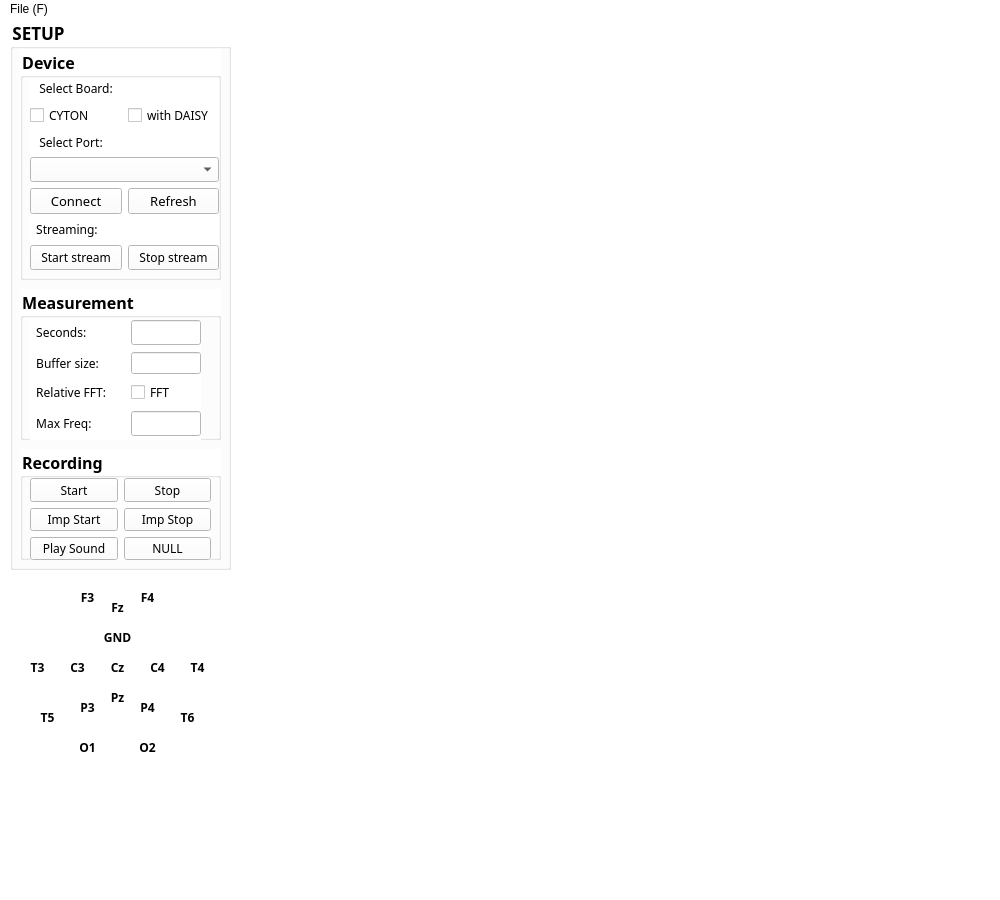
<?xml version="1.0" encoding="UTF-8"?>
<ui version="4.0">
 <class>MainWindow</class>
 <widget class="QMainWindow" name="MainWindow">
  <property name="geometry">
   <rect>
    <x>0</x>
    <y>0</y>
    <width>1000</width>
    <height>900</height>
   </rect>
  </property>
  <property name="font">
   <font>
    <family>Malgun Gothic</family>
   </font>
  </property>
  <property name="windowTitle">
   <string>MainWindow</string>
  </property>
  <property name="styleSheet">
   <string notr="true">background-color:white</string>
  </property>
  <widget class="QWidget" name="centralwidget">
   <widget class="QWidget" name="verticalLayoutWidget">
    <property name="geometry">
     <rect>
      <x>240</x>
      <y>10</y>
      <width>741</width>
      <height>841</height>
     </rect>
    </property>
    <layout class="QVBoxLayout" name="graph_layout"/>
   </widget>
   <widget class="QGroupBox" name="groupBox_2">
    <property name="geometry">
     <rect>
      <x>10</x>
      <y>0</y>
      <width>221</width>
      <height>551</height>
     </rect>
    </property>
    <property name="font">
     <font>
      <family>Malgun Gothic</family>
      <pointsize>13</pointsize>
      <weight>75</weight>
      <bold>true</bold>
     </font>
    </property>
    <property name="title">
     <string>SETUP</string>
    </property>
    <widget class="QGroupBox" name="groupBox_4">
     <property name="geometry">
      <rect>
       <x>10</x>
       <y>30</y>
       <width>201</width>
       <height>231</height>
      </rect>
     </property>
     <property name="font">
      <font>
       <family>Malgun Gothic</family>
       <pointsize>12</pointsize>
       <weight>75</weight>
       <bold>true</bold>
      </font>
     </property>
     <property name="title">
      <string>Device</string>
     </property>
     <widget class="QWidget" name="gridLayoutWidget_2">
      <property name="geometry">
       <rect>
        <x>10</x>
        <y>30</y>
        <width>189</width>
        <height>191</height>
       </rect>
      </property>
      <layout class="QGridLayout" name="gridLayout_2">
       <item row="3" column="0" colspan="2">
        <widget class="QComboBox" name="port_COMB">
         <property name="font">
          <font>
           <family>Malgun Gothic</family>
          </font>
         </property>
        </widget>
       </item>
       <item row="4" column="0">
        <widget class="QPushButton" name="connect_PB">
         <property name="font">
          <font>
           <family>Malgun Gothic</family>
           <pointsize>10</pointsize>
           <weight>50</weight>
           <bold>false</bold>
          </font>
         </property>
         <property name="text">
          <string>Connect</string>
         </property>
        </widget>
       </item>
       <item row="0" column="0" colspan="2">
        <widget class="QLabel" name="label_5">
         <property name="font">
          <font>
           <family>Malgun Gothic</family>
          </font>
         </property>
         <property name="text">
          <string>   Select Board:  </string>
         </property>
        </widget>
       </item>
       <item row="6" column="0">
        <widget class="QPushButton" name="start_PB">
         <property name="font">
          <font>
           <family>Malgun Gothic</family>
          </font>
         </property>
         <property name="text">
          <string>Start stream</string>
         </property>
        </widget>
       </item>
       <item row="1" column="0">
        <widget class="QCheckBox" name="cyton_CB">
         <property name="font">
          <font>
           <family>Malgun Gothic</family>
          </font>
         </property>
         <property name="text">
          <string>CYTON</string>
         </property>
        </widget>
       </item>
       <item row="1" column="1">
        <widget class="QCheckBox" name="daisy_CB">
         <property name="font">
          <font>
           <family>Malgun Gothic</family>
          </font>
         </property>
         <property name="text">
          <string>with DAISY</string>
         </property>
        </widget>
       </item>
       <item row="6" column="1">
        <widget class="QPushButton" name="stop_PB">
         <property name="font">
          <font>
           <family>Malgun Gothic</family>
          </font>
         </property>
         <property name="text">
          <string>Stop stream</string>
         </property>
        </widget>
       </item>
       <item row="4" column="1">
        <widget class="QPushButton" name="refresh_PB">
         <property name="font">
          <font>
           <family>Malgun Gothic</family>
           <pointsize>10</pointsize>
           <weight>50</weight>
           <bold>false</bold>
          </font>
         </property>
         <property name="text">
          <string>Refresh</string>
         </property>
        </widget>
       </item>
       <item row="2" column="0" colspan="2">
        <widget class="QLabel" name="label_4">
         <property name="font">
          <font>
           <family>Malgun Gothic</family>
          </font>
         </property>
         <property name="text">
          <string>   Select Port:  </string>
         </property>
        </widget>
       </item>
       <item row="5" column="0" colspan="2">
        <widget class="QLabel" name="label_6">
         <property name="font">
          <font>
           <family>Malgun Gothic</family>
          </font>
         </property>
         <property name="text">
          <string>  Streaming: </string>
         </property>
        </widget>
       </item>
      </layout>
     </widget>
    </widget>
    <widget class="QGroupBox" name="groupBox_3">
     <property name="geometry">
      <rect>
       <x>10</x>
       <y>270</y>
       <width>201</width>
       <height>151</height>
      </rect>
     </property>
     <property name="font">
      <font>
       <family>Malgun Gothic</family>
       <pointsize>12</pointsize>
       <weight>75</weight>
       <bold>true</bold>
      </font>
     </property>
     <property name="title">
      <string>Measurement</string>
     </property>
     <widget class="QWidget" name="gridLayoutWidget">
      <property name="geometry">
       <rect>
        <x>10</x>
        <y>30</y>
        <width>171</width>
        <height>121</height>
       </rect>
      </property>
      <layout class="QGridLayout" name="gridLayout">
       <item row="0" column="1">
        <widget class="QLineEdit" name="time_LE">
         <property name="font">
          <font>
           <family>Malgun Gothic</family>
          </font>
         </property>
        </widget>
       </item>
       <item row="2" column="1">
        <widget class="QCheckBox" name="fft_CB">
         <property name="font">
          <font>
           <family>Malgun Gothic</family>
          </font>
         </property>
         <property name="layoutDirection">
          <enum>Qt::LeftToRight</enum>
         </property>
         <property name="text">
          <string>FFT</string>
         </property>
        </widget>
       </item>
       <item row="0" column="0">
        <widget class="QLabel" name="label">
         <property name="font">
          <font>
           <family>Malgun Gothic</family>
          </font>
         </property>
         <property name="text">
          <string>  Seconds: </string>
         </property>
        </widget>
       </item>
       <item row="3" column="1">
        <widget class="QLineEdit" name="freq_LE">
         <property name="font">
          <font>
           <family>Malgun Gothic</family>
          </font>
         </property>
        </widget>
       </item>
       <item row="3" column="0">
        <widget class="QLabel" name="label_3">
         <property name="font">
          <font>
           <family>Malgun Gothic</family>
          </font>
         </property>
         <property name="text">
          <string>  Max Freq:    </string>
         </property>
        </widget>
       </item>
       <item row="2" column="0">
        <widget class="QLabel" name="label_2">
         <property name="font">
          <font>
           <family>Malgun Gothic</family>
          </font>
         </property>
         <property name="text">
          <string>  Relative FFT:      </string>
         </property>
        </widget>
       </item>
       <item row="1" column="0">
        <widget class="QLabel" name="label_7">
         <property name="font">
          <font>
           <family>Malgun Gothic</family>
          </font>
         </property>
         <property name="text">
          <string>  Buffer size:</string>
         </property>
        </widget>
       </item>
       <item row="1" column="1">
        <widget class="QLineEdit" name="buffer_LE"/>
       </item>
      </layout>
     </widget>
    </widget>
    <widget class="QGroupBox" name="groupBox_5">
     <property name="geometry">
      <rect>
       <x>10</x>
       <y>430</y>
       <width>201</width>
       <height>111</height>
      </rect>
     </property>
     <property name="font">
      <font>
       <family>Malgun Gothic</family>
       <pointsize>12</pointsize>
       <weight>75</weight>
       <bold>true</bold>
      </font>
     </property>
     <property name="title">
      <string>Recording</string>
     </property>
     <widget class="QWidget" name="gridLayoutWidget_3">
      <property name="geometry">
       <rect>
        <x>10</x>
        <y>29</y>
        <width>181</width>
        <height>82</height>
       </rect>
      </property>
      <layout class="QGridLayout" name="gridLayout_3">
       <item row="0" column="0">
        <widget class="QPushButton" name="rec_start_PB">
         <property name="font">
          <font>
           <family>Malgun Gothic</family>
          </font>
         </property>
         <property name="text">
          <string>Start</string>
         </property>
        </widget>
       </item>
       <item row="1" column="0">
        <widget class="QPushButton" name="Imp_start_PB">
         <property name="font">
          <font>
           <family>Malgun Gothic</family>
          </font>
         </property>
         <property name="text">
          <string>Imp Start</string>
         </property>
        </widget>
       </item>
       <item row="1" column="1">
        <widget class="QPushButton" name="Imp_stop_PB">
         <property name="font">
          <font>
           <family>Malgun Gothic</family>
          </font>
         </property>
         <property name="text">
          <string>Imp Stop</string>
         </property>
        </widget>
       </item>
       <item row="0" column="1">
        <widget class="QPushButton" name="rec_stop_PB">
         <property name="font">
          <font>
           <family>Malgun Gothic</family>
          </font>
         </property>
         <property name="text">
          <string>Stop</string>
         </property>
        </widget>
       </item>
       <item row="2" column="0">
        <widget class="QPushButton" name="Sound_PB">
         <property name="font">
          <font>
           <family>Malgun Gothic</family>
          </font>
         </property>
         <property name="text">
          <string>Play Sound</string>
         </property>
        </widget>
       </item>
       <item row="2" column="1">
        <widget class="QPushButton" name="Null_PB">
         <property name="font">
          <font>
           <family>Malgun Gothic</family>
          </font>
         </property>
         <property name="text">
          <string>NULL</string>
         </property>
        </widget>
       </item>
      </layout>
     </widget>
    </widget>
   </widget>
   <widget class="QLabel" name="F3_LB">
    <property name="geometry">
     <rect>
      <x>75</x>
      <y>570</y>
      <width>25</width>
      <height>16</height>
     </rect>
    </property>
    <property name="font">
     <font>
      <family>Malgun Gothic</family>
      <weight>75</weight>
      <bold>true</bold>
     </font>
    </property>
    <property name="text">
     <string>F3</string>
    </property>
    <property name="alignment">
     <set>Qt::AlignCenter</set>
    </property>
   </widget>
   <widget class="QLabel" name="F4_LB">
    <property name="geometry">
     <rect>
      <x>135</x>
      <y>570</y>
      <width>25</width>
      <height>16</height>
     </rect>
    </property>
    <property name="font">
     <font>
      <family>Malgun Gothic</family>
      <weight>75</weight>
      <bold>true</bold>
     </font>
    </property>
    <property name="text">
     <string>F4</string>
    </property>
    <property name="alignment">
     <set>Qt::AlignCenter</set>
    </property>
   </widget>
   <widget class="QLabel" name="Fz_LB">
    <property name="geometry">
     <rect>
      <x>105</x>
      <y>580</y>
      <width>25</width>
      <height>16</height>
     </rect>
    </property>
    <property name="font">
     <font>
      <family>Malgun Gothic</family>
      <weight>75</weight>
      <bold>true</bold>
     </font>
    </property>
    <property name="text">
     <string>Fz</string>
    </property>
    <property name="alignment">
     <set>Qt::AlignCenter</set>
    </property>
   </widget>
   <widget class="QLabel" name="T3_LB">
    <property name="geometry">
     <rect>
      <x>25</x>
      <y>640</y>
      <width>25</width>
      <height>16</height>
     </rect>
    </property>
    <property name="font">
     <font>
      <family>Malgun Gothic</family>
      <weight>75</weight>
      <bold>true</bold>
     </font>
    </property>
    <property name="text">
     <string>T3</string>
    </property>
    <property name="alignment">
     <set>Qt::AlignCenter</set>
    </property>
   </widget>
   <widget class="QLabel" name="C3_LB">
    <property name="geometry">
     <rect>
      <x>65</x>
      <y>640</y>
      <width>25</width>
      <height>16</height>
     </rect>
    </property>
    <property name="font">
     <font>
      <family>Malgun Gothic</family>
      <weight>75</weight>
      <bold>true</bold>
     </font>
    </property>
    <property name="text">
     <string>C3</string>
    </property>
    <property name="alignment">
     <set>Qt::AlignCenter</set>
    </property>
   </widget>
   <widget class="QLabel" name="Cz_LB">
    <property name="geometry">
     <rect>
      <x>105</x>
      <y>640</y>
      <width>25</width>
      <height>16</height>
     </rect>
    </property>
    <property name="font">
     <font>
      <family>Malgun Gothic</family>
      <weight>75</weight>
      <bold>true</bold>
     </font>
    </property>
    <property name="text">
     <string>Cz</string>
    </property>
    <property name="alignment">
     <set>Qt::AlignCenter</set>
    </property>
   </widget>
   <widget class="QLabel" name="C4_LB">
    <property name="geometry">
     <rect>
      <x>145</x>
      <y>640</y>
      <width>25</width>
      <height>16</height>
     </rect>
    </property>
    <property name="font">
     <font>
      <family>Malgun Gothic</family>
      <weight>75</weight>
      <bold>true</bold>
     </font>
    </property>
    <property name="text">
     <string>C4</string>
    </property>
    <property name="alignment">
     <set>Qt::AlignCenter</set>
    </property>
   </widget>
   <widget class="QLabel" name="T4_LB">
    <property name="geometry">
     <rect>
      <x>185</x>
      <y>640</y>
      <width>25</width>
      <height>16</height>
     </rect>
    </property>
    <property name="font">
     <font>
      <family>Malgun Gothic</family>
      <weight>75</weight>
      <bold>true</bold>
     </font>
    </property>
    <property name="text">
     <string>T4</string>
    </property>
    <property name="alignment">
     <set>Qt::AlignCenter</set>
    </property>
   </widget>
   <widget class="QLabel" name="T5_LB">
    <property name="geometry">
     <rect>
      <x>35</x>
      <y>690</y>
      <width>25</width>
      <height>16</height>
     </rect>
    </property>
    <property name="font">
     <font>
      <family>Malgun Gothic</family>
      <weight>75</weight>
      <bold>true</bold>
     </font>
    </property>
    <property name="text">
     <string>T5</string>
    </property>
    <property name="alignment">
     <set>Qt::AlignCenter</set>
    </property>
   </widget>
   <widget class="QLabel" name="P3_LB">
    <property name="geometry">
     <rect>
      <x>75</x>
      <y>680</y>
      <width>25</width>
      <height>16</height>
     </rect>
    </property>
    <property name="font">
     <font>
      <family>Malgun Gothic</family>
      <weight>75</weight>
      <bold>true</bold>
     </font>
    </property>
    <property name="text">
     <string>P3</string>
    </property>
    <property name="alignment">
     <set>Qt::AlignCenter</set>
    </property>
   </widget>
   <widget class="QLabel" name="Pz_LB">
    <property name="geometry">
     <rect>
      <x>105</x>
      <y>670</y>
      <width>25</width>
      <height>16</height>
     </rect>
    </property>
    <property name="font">
     <font>
      <family>Malgun Gothic</family>
      <weight>75</weight>
      <bold>true</bold>
     </font>
    </property>
    <property name="text">
     <string>Pz</string>
    </property>
    <property name="alignment">
     <set>Qt::AlignCenter</set>
    </property>
   </widget>
   <widget class="QLabel" name="P4_LB">
    <property name="geometry">
     <rect>
      <x>135</x>
      <y>680</y>
      <width>25</width>
      <height>16</height>
     </rect>
    </property>
    <property name="font">
     <font>
      <family>Malgun Gothic</family>
      <weight>75</weight>
      <bold>true</bold>
     </font>
    </property>
    <property name="text">
     <string>P4</string>
    </property>
    <property name="alignment">
     <set>Qt::AlignCenter</set>
    </property>
   </widget>
   <widget class="QLabel" name="T6_LB">
    <property name="geometry">
     <rect>
      <x>175</x>
      <y>690</y>
      <width>25</width>
      <height>16</height>
     </rect>
    </property>
    <property name="font">
     <font>
      <family>Malgun Gothic</family>
      <weight>75</weight>
      <bold>true</bold>
     </font>
    </property>
    <property name="text">
     <string>T6</string>
    </property>
    <property name="alignment">
     <set>Qt::AlignCenter</set>
    </property>
   </widget>
   <widget class="QLabel" name="O1_LB">
    <property name="geometry">
     <rect>
      <x>75</x>
      <y>720</y>
      <width>25</width>
      <height>16</height>
     </rect>
    </property>
    <property name="font">
     <font>
      <family>Malgun Gothic</family>
      <weight>75</weight>
      <bold>true</bold>
     </font>
    </property>
    <property name="text">
     <string>O1</string>
    </property>
    <property name="alignment">
     <set>Qt::AlignCenter</set>
    </property>
   </widget>
   <widget class="QLabel" name="O2_LB">
    <property name="geometry">
     <rect>
      <x>135</x>
      <y>720</y>
      <width>25</width>
      <height>16</height>
     </rect>
    </property>
    <property name="font">
     <font>
      <family>Malgun Gothic</family>
      <weight>75</weight>
      <bold>true</bold>
     </font>
    </property>
    <property name="text">
     <string>O2</string>
    </property>
    <property name="alignment">
     <set>Qt::AlignCenter</set>
    </property>
   </widget>
   <widget class="QLabel" name="GND_LB">
    <property name="geometry">
     <rect>
      <x>100</x>
      <y>610</y>
      <width>35</width>
      <height>16</height>
     </rect>
    </property>
    <property name="font">
     <font>
      <family>Malgun Gothic</family>
      <weight>75</weight>
      <bold>true</bold>
     </font>
    </property>
    <property name="text">
     <string>GND</string>
    </property>
    <property name="alignment">
     <set>Qt::AlignCenter</set>
    </property>
   </widget>
  </widget>
  <widget class="QMenuBar" name="menubar">
   <property name="geometry">
    <rect>
     <x>0</x>
     <y>0</y>
     <width>1000</width>
     <height>24</height>
    </rect>
   </property>
   <widget class="QMenu" name="menuFile_F">
    <property name="font">
     <font>
      <pointsize>10</pointsize>
     </font>
    </property>
    <property name="title">
     <string>File (F)</string>
    </property>
    <addaction name="actionSave_As"/>
    <addaction name="actionNew_File"/>
   </widget>
   <addaction name="menuFile_F"/>
  </widget>
  <widget class="QStatusBar" name="statusbar"/>
  <action name="actionSave_As">
   <property name="text">
    <string>Save As</string>
   </property>
   <property name="font">
    <font>
     <family>Malgun Gothic</family>
    </font>
   </property>
  </action>
  <action name="actionNew_File">
   <property name="text">
    <string>New File</string>
   </property>
   <property name="font">
    <font>
     <family>Malgun Gothic</family>
    </font>
   </property>
  </action>
 </widget>
 <resources/>
 <connections/>
</ui>
